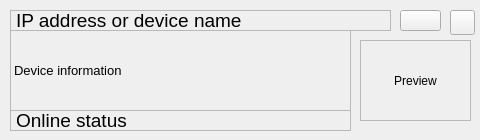
<?xml version="1.0" encoding="UTF-8"?>
<ui version="4.0">
 <class>WatchFrame</class>
 <widget class="QFrame" name="WatchFrame">
  <property name="enabled">
   <bool>true</bool>
  </property>
  <property name="geometry">
   <rect>
    <x>0</x>
    <y>0</y>
    <width>480</width>
    <height>140</height>
   </rect>
  </property>
  <property name="sizePolicy">
   <sizepolicy hsizetype="Fixed" vsizetype="Fixed">
    <horstretch>0</horstretch>
    <verstretch>0</verstretch>
   </sizepolicy>
  </property>
  <property name="minimumSize">
   <size>
    <width>480</width>
    <height>140</height>
   </size>
  </property>
  <property name="maximumSize">
   <size>
    <width>480</width>
    <height>140</height>
   </size>
  </property>
  <property name="mouseTracking">
   <bool>false</bool>
  </property>
  <property name="contextMenuPolicy">
   <enum>Qt::NoContextMenu</enum>
  </property>
  <property name="toolTip">
   <string notr="true"/>
  </property>
  <property name="accessibleName">
   <string notr="true"/>
  </property>
  <property name="layoutDirection">
   <enum>Qt::LeftToRight</enum>
  </property>
  <property name="autoFillBackground">
   <bool>true</bool>
  </property>
  <property name="frameShape">
   <enum>QFrame::NoFrame</enum>
  </property>
  <property name="frameShadow">
   <enum>QFrame::Raised</enum>
  </property>
  <widget class="QLabel" name="device_title_lb">
   <property name="geometry">
    <rect>
     <x>10</x>
     <y>10</y>
     <width>381</width>
     <height>21</height>
    </rect>
   </property>
   <property name="font">
    <font>
     <pointsize>14</pointsize>
    </font>
   </property>
   <property name="frameShape">
    <enum>QFrame::StyledPanel</enum>
   </property>
   <property name="text">
    <string>IP address or device name  </string>
   </property>
   <property name="scaledContents">
    <bool>false</bool>
   </property>
  </widget>
  <widget class="QLabel" name="device_info_lb">
   <property name="geometry">
    <rect>
     <x>10</x>
     <y>30</y>
     <width>341</width>
     <height>81</height>
    </rect>
   </property>
   <property name="font">
    <font>
     <pointsize>10</pointsize>
    </font>
   </property>
   <property name="contextMenuPolicy">
    <enum>Qt::NoContextMenu</enum>
   </property>
   <property name="toolTip">
    <string>Это некоторая информация о наблюдателе</string>
   </property>
   <property name="frameShape">
    <enum>QFrame::StyledPanel</enum>
   </property>
   <property name="text">
    <string>Device information</string>
   </property>
   <property name="textFormat">
    <enum>Qt::PlainText</enum>
   </property>
   <property name="alignment">
    <set>Qt::AlignLeading|Qt::AlignLeft|Qt::AlignVCenter</set>
   </property>
   <property name="wordWrap">
    <bool>true</bool>
   </property>
   <property name="indent">
    <number>-1</number>
   </property>
  </widget>
  <widget class="QPushButton" name="del_btn">
   <property name="enabled">
    <bool>true</bool>
   </property>
   <property name="geometry">
    <rect>
     <x>450</x>
     <y>10</y>
     <width>25</width>
     <height>25</height>
    </rect>
   </property>
   <property name="minimumSize">
    <size>
     <width>25</width>
     <height>25</height>
    </size>
   </property>
   <property name="maximumSize">
    <size>
     <width>26</width>
     <height>26</height>
    </size>
   </property>
   <property name="cursor">
    <cursorShape>PointingHandCursor</cursorShape>
   </property>
   <property name="toolTip">
    <string>&lt;html&gt;&lt;head/&gt;&lt;body&gt;&lt;p&gt;Удалить устройство&lt;/p&gt;&lt;/body&gt;&lt;/html&gt;</string>
   </property>
   <property name="text">
    <string/>
   </property>
   <property name="iconSize">
    <size>
     <width>20</width>
     <height>20</height>
    </size>
   </property>
   <property name="flat">
    <bool>false</bool>
   </property>
  </widget>
  <widget class="QLabel" name="device_status_lb">
   <property name="geometry">
    <rect>
     <x>10</x>
     <y>110</y>
     <width>341</width>
     <height>21</height>
    </rect>
   </property>
   <property name="font">
    <font>
     <pointsize>14</pointsize>
    </font>
   </property>
   <property name="frameShape">
    <enum>QFrame::StyledPanel</enum>
   </property>
   <property name="text">
    <string>Online status</string>
   </property>
  </widget>
  <widget class="QLabel" name="cam_preview_lb">
   <property name="enabled">
    <bool>true</bool>
   </property>
   <property name="geometry">
    <rect>
     <x>360</x>
     <y>40</y>
     <width>111</width>
     <height>81</height>
    </rect>
   </property>
   <property name="toolTip">
    <string/>
   </property>
   <property name="frameShape">
    <enum>QFrame::StyledPanel</enum>
   </property>
   <property name="text">
    <string>Preview</string>
   </property>
   <property name="scaledContents">
    <bool>false</bool>
   </property>
   <property name="alignment">
    <set>Qt::AlignCenter</set>
   </property>
  </widget>
  <widget class="QPushButton" name="on_off_btn">
   <property name="geometry">
    <rect>
     <x>400</x>
     <y>10</y>
     <width>41</width>
     <height>21</height>
    </rect>
   </property>
   <property name="cursor">
    <cursorShape>PointingHandCursor</cursorShape>
   </property>
   <property name="text">
    <string/>
   </property>
   <property name="iconSize">
    <size>
     <width>32</width>
     <height>32</height>
    </size>
   </property>
   <property name="checkable">
    <bool>true</bool>
   </property>
   <property name="autoDefault">
    <bool>false</bool>
   </property>
   <property name="default">
    <bool>false</bool>
   </property>
   <property name="flat">
    <bool>false</bool>
   </property>
  </widget>
  <widget class="QLabel" name="loading_lb">
   <property name="geometry">
    <rect>
     <x>430</x>
     <y>120</y>
     <width>41</width>
     <height>16</height>
    </rect>
   </property>
   <property name="text">
    <string/>
   </property>
  </widget>
 </widget>
 <resources/>
 <connections/>
</ui>
